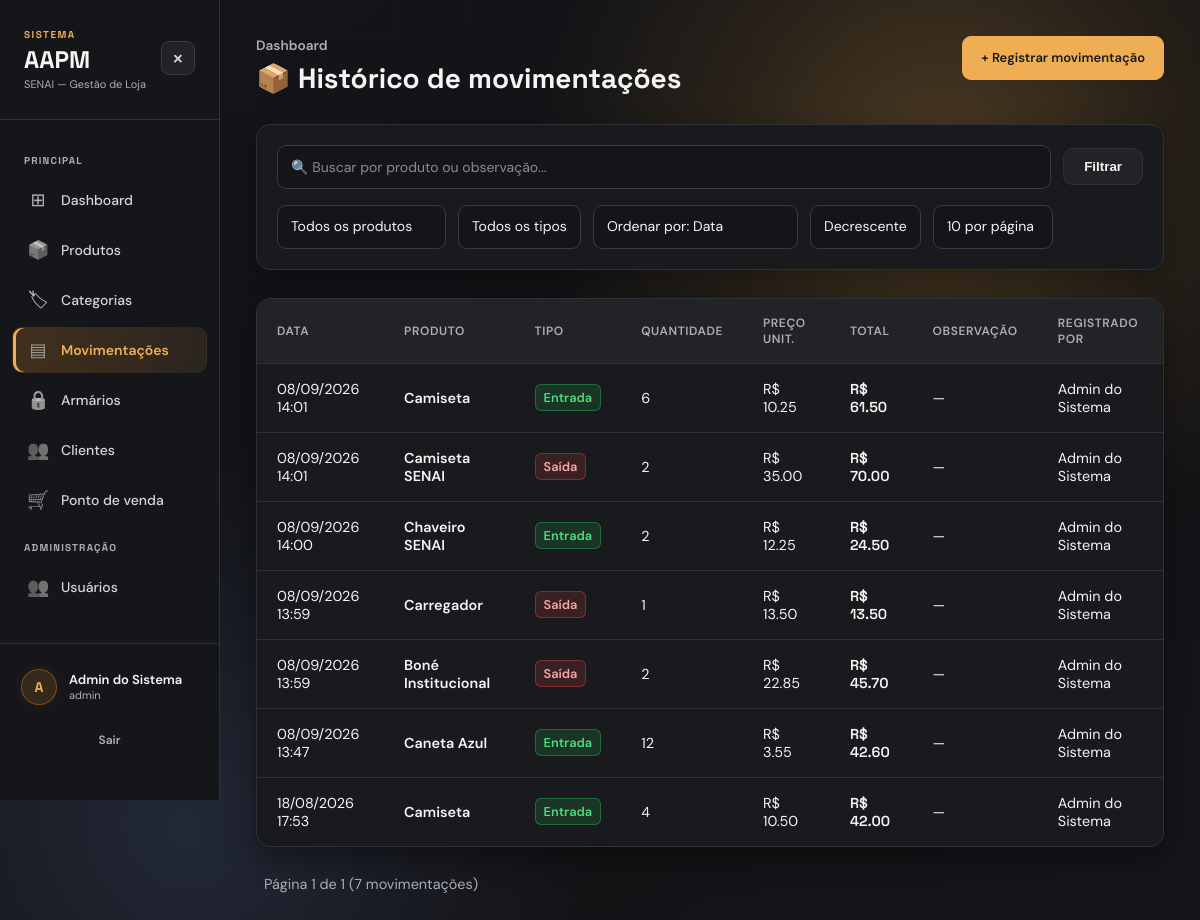
The app's page /movimentacoes/ (signed in) with its own data.
### app/models/usuario.py (models this page shows)
class Usuario(Base):
    __tablename__ = "usuarios"
    id = Column(Integer, primary_key=True, autoincrement=True)
    nome = Column(String(100), nullable=False)
    email = Column(String(100), nullable=False, index=True, unique=True)
    senha_hash = Column(String(255), nullable=False)
    role = Column(String(20), nullable=False, default="operador")
    ativo = Column(Boolean, default=True)
    criado_em = Column(DateTime, server_default=func.now())

### app/models/movimentacao.py (models this page shows, shortened)
class Movimentacao(Base):
    __tablename__ = "movimentacoes"
    id         = Column(Integer, primary_key=True, index=True)
    tipo       = Column(
        Enum(TipoMovimentacao),
        nullable=False
    )
    quantidade = Column(Integer, nullable=False)
    preco_unitario = Column(Float, nullable=False, default=0.0)
    observacao = Column(String(255), nullable=True)
    criado_em  = Column(DateTime, server_default=func.now())
    produto_id = Column(
        Integer,
        ForeignKey("produtos.id", ondelete="CASCADE"),
        nullable=False
    )
    usuario_id = Column(
        Integer,
        ForeignKey("usuarios.id", ondelete="SET NULL"),
        nullable=True
    )
    produto = relationship("Produto", backref="movimentacoes")
    usuario = relationship("Usuario", backref="movimentacoes")

### app/models/produto.py (models this page shows, shortened)
class Produto(Base):
    __tablename__ = "produtos"
    id            = Column(Integer, primary_key=True, index=True)
    nome          = Column(String(150), nullable=False, index=True)
    preco         = Column(Float, nullable=False, default=0.0)
    estoque_atual = Column(Integer, nullable=False, default=0)
    variacao      = Column(String(80), nullable=True, index=True)
    ativo         = Column(Boolean, default=True)
    imagem_path = Column(String(255), nullable=True)
    categoria_id = Column(
        Integer,
        ForeignKey("categorias.id", ondelete="SET NULL"),
        nullable=True
    )
    categoria = relationship(
        "Categoria",
        back_populates="produtos"
    )

### app/controllers/movimentacao_controller.py (the view)
@router.get("/", response_class=HTMLResponse)
def listar_movimentacoes(
    request: Request,
    produto_id: int = 0,     # filtra por produto específico
    tipo: str = "",          # "entrada" ou "saida"
    busca: str = "",
    ordenar_por: str = "data",
    direcao: str = "desc",
    pagina: int = 1,
    db: Session = Depends(get_db),
    admin = Depends(get_admin)
):
    query = db.query(Movimentacao)
    if produto_id:
        query = query.filter(Movimentacao.produto_id == produto_id)
    if tipo in ("entrada", "saida"):
        query = query.filter(Movimentacao.tipo == tipo)
    if busca:
        termo = f"%{busca}%"
        query = query.join(Produto).filter(or_(Produto.nome.ilike(termo), Movimentacao.observacao.ilike(termo)))
    ordenacoes = {"data": Movimentacao.criado_em, "produto": Produto.nome, "tipo": Movimentacao.tipo, "quantidade": Movimentacao.quantidade, "valor": Movimentacao.preco_unitario}
    ordenar_por = ordenar_por if ordenar_por in ordenacoes else "data"
    direcao = direcao if direcao in ("asc", "desc") else "desc"
    if ordenar_por == "produto" and not busca:
        query = query.join(Produto)
    coluna_ordenacao = ordenacoes[ordenar_por]
    query = query.order_by(coluna_ordenacao.desc() if direcao == "desc" else coluna_ordenacao.asc(), Movimentacao.id.desc())
    total_movimentacoes = query.count()
    pagina = max(pagina, 1)
    por_pagina = 10
    total_paginas = max(math.ceil(total_movimentacoes / por_pagina), 1)
    pagina = min(pagina, total_paginas)
    movimentacoes = query.offset((pagina - 1) * por_pagina).limit(por_pagina).all()
    produtos      = db.query(Produto).filter(Produto.ativo == True).all()
    return templates.TemplateResponse(
        request,
        "movimentacoes/index.html",
        {
            "request":        request,
            "usuario":        admin,
            "movimentacoes":  movimentacoes,
            "produtos":       produtos,
            "produto_id":     produto_id,
            "tipo":           tipo,
            "busca":          busca,
            "ordenar_por":    ordenar_por,
            "direcao":        direcao,
            "pagina":         pagina,
            "por_pagina":     por_pagina,
            "total_paginas":  total_paginas,
            "total_movimentacoes": total_movimentacoes,
        }
    )

### app/templates/movimentacoes/index.html (shortened to what this page needs)
<!DOCTYPE html>
<html lang="pt-br">
<head>
    <link rel="stylesheet" href="/static/css/movimentacoes/index.css">
    <link rel="stylesheet" href="/static/css/admin.css">
    <link rel="stylesheet" href="/static/css/typography.css">
    <link rel="stylesheet" href="/static/css/background.css">
    <link rel="stylesheet" href="/static/css/visual-effects.css?v=20261109-mouse">
</head>
<body class="admin-page">
    <div class="layout">
        {% include "_sidebar.html" %}
        <div class="admin-main">
    <div class="movimentacoes-container">
        <header class="mov-header">
            <div>
                <a href="/" class="btn-voltar">Dashboard</a>
                <h1>📦 Histórico de movimentações</h1>
            </div>
            <a href="/movimentacoes/nova" class="btn-novo">+ Registrar movimentação</a>
        </header>
        <section class="filtros-card">
            <form method="get" action="/movimentacoes" class="filtros-form">
                <div class="filtro-linha principal">
                    <input type="text" name="busca" placeholder="🔍 Buscar por produto ou observação..." value="{{ busca }}" class="form-control busca-input">
                    <button type="submit" class="btn-filtrar">Filtrar</button>
                </div>
                <div class="filtro-linha secundaria">
                    <select name="produto_id" class="form-control">
                        <option value="0">Todos os produtos</option>
                    </select>
                    <select name="tipo" class="form-control">
                        <option value="">Todos os tipos</option>
                    </select>
                    <select name="ordenar_por" class="form-control">
                        <option value="data" {{ 'selected' if ordenar_por == 'data' else '' }}>Ordenar por: Data</option>
                    </select>
                    <select name="direcao" class="form-control">
                        <option value="desc" {{ 'selected' if direcao == 'desc' else '' }}>Decrescente</option>
                    </select>
                    <select name="por_pagina" class="form-control">
                        <option value="10" {{ 'selected' if por_pagina == 10 else '' }}>10 por página</option>
                    </select>
                </div>
            </form>
        </section>
        <div class="tabela-wrapper">
            <table class="tabela-mov">
                <thead>
                    <tr>
                        <th>Data</th>
                        <th>Produto</th>
                        <th>Tipo</th>
                        <th>Quantidade</th>
                        <th>Preço unit.</th>
                        <th>Total</th>
                        <th>Observação</th>
                        <th>Registrado por</th>
                    </tr>
                </thead>
                <tbody>
                    {% for m in movimentacoes %}
                    <tr>
                        <td>{{ m.criado_em.strftime('%d/%m/%Y %H:%M') }}</td>
                        <td>
                            <a href="/produtos/{{ m.produto_id }}" class="produto-link">
                                {{ m.produto.nome }}
                            </a>
                        </td>
                        <td>
                            {% if m.tipo.value == 'entrada' %}
                            <span class="badge entrada">Entrada</span>
                            {% else %}
                            <span class="badge saida">Saída</span>
                            {% endif %}
                        </td>
                        <td>{{ m.quantidade }}</td>
                        <td>R$ {{ "%.2f"|format(m.preco_unitario) }}</td>
                        <td class="font-head">R$ {{ "%.2f"|format(m.valor_total) }}</td>
                        <td>{{ m.observacao or "—" }}</td>
                        <td>{{ m.usuario.nome if m.usuario else "—" }}</td>
                    </tr>
                    {% endfor %}
                </tbody>
            </table>
        </div>
        <div class="paginacao-footer">
            <p class="info-paginacao">Página {{ pagina }} de {{ total_paginas }} ({{ total_movimentacoes }} movimentações)</p>
            {% set total_registros = total_movimentacoes %}
        </div>
    </div>
        </div>
    </div>
</body>
</html>

### app/templates/_sidebar.html
{% set current_path = request.url.path %}
{% set nav_items = [('/dashboard', '⊞', 'Dashboard', false), ('/produtos', '📦', 'Produtos', false), ('/categorias', '🏷', 'Categorias', true), ('/movimentacoes', '▤', 'Movimentações', true), ('/armarios', '🔒', 'Armários', false), ('/clientes', '👥', 'Clientes', true), ('/pdv', '🛒', 'Ponto de venda', false)] %}
<aside class="sidebar" aria-label="Menu principal">
    <div class="sidebar-logo">
        <div class="logo-tag">Sistema</div>
        <div class="logo-name">AAPM</div>
        <div class="logo-sub">SENAI — Gestão de Loja</div>
    </div>
    <nav class="sidebar-nav" aria-label="Navegação principal">
        <div class="nav-section">Principal</div>
        {% for href, emoji, label, admin_only in nav_items %}
        {% if not admin_only or (usuario and usuario.role == 'admin') %}
        {% set active = current_path == href or (href == '/dashboard' and current_path == '/') or (href != '/' and current_path.startswith(href + '/')) %}
        <a href="{{ href }}" class="nav-link{{ ' active' if active else '' }}" title="{{ label }}" aria-label="{{ label }}"{% if active %} aria-current="page"{% endif %}><span class="icon" aria-hidden="true">{{ emoji }}</span><span class="nav-label">{{ label }}</span></a>
        {% endif %}
        {% endfor %}
        {% if usuario and usuario.role == 'admin' %}
        <div class="nav-section">Administração</div>
        {% set active = current_path == '/usuarios' or current_path.startswith('/usuarios/') %}
        <a href="/usuarios" class="nav-link{{ ' active' if active else '' }}" title="Usuários" aria-label="Usuários"{% if active %} aria-current="page"{% endif %}><span class="icon" aria-hidden="true">👥</span><span class="nav-label">Usuários</span></a>
        {% endif %}
    </nav>
    <div class="sidebar-footer">
        {% if usuario %}
        <div class="user-card" aria-label="Conta logada">
            <div class="user-avatar" aria-hidden="true">{{ (usuario.nome or 'U')[0].upper() }}</div>
            <div class="user-info">
                <div class="user-name" title="{{ usuario.nome }}">{{ usuario.nome }}</div>
                <div class="user-role">{{ usuario.role }}</div>
            </div>
        </div>
        {% endif %}
        <a href="/auth/logout" class="logout-btn">Sair</a>
    </div>
</aside>

### app/static/css/movimentacoes/index.css (style rules this page uses)
:root { --bg-color: #0c0a09; --card-bg: rgba(24, 20, 18, 0.85); --surface-2: rgba(33, 27, 26, 0.95); --border-color: rgba(68, 54, 51, 0.5); --primary-color: #d97706; --primary-hover: #b45309; --text-main: #f5f5f4; --text-muted: #a8a29e; --red: #ef4444; --green: #22c55e; --font-head: 'Space Grotesk', system-ui, sans-serif; --font-body: 'DM Sans', system-ui, sans-serif; --radius: 16px; --radius-sm: 10px; }
* { box-sizing: border-box; margin: 0; padding: 0; }
body { background-color: var(--bg-color); color: var(--text-main); font-family: var(--font-body); font-size: 14px; min-height: 100vh; padding: 2.5rem; }
.movimentacoes-container { max-width: 1300px; margin: 0 auto; display: flex; flex-direction: column; gap: 1.75rem; }
.mov-header { display: flex; justify-content: space-between; align-items: flex-start; }
.btn-voltar { color: var(--text-muted); text-decoration: none; font-size: 0.85rem; font-weight: 600; display: inline-block; margin-bottom: 0.35rem; transition: color 0.2s; }
.mov-header h1 { font-family: var(--font-head); font-size: 1.75rem; font-weight: 700; }
.btn-novo { background-color: var(--primary-color); color: white; text-decoration: none; padding: 0.75rem 1.25rem; border-radius: var(--radius-sm); font-family: var(--font-head); font-weight: 700; font-size: 0.9rem; box-shadow: 0 4px 15px rgba(217, 119, 6, 0.3); transition: background 0.2s; white-space: nowrap; }
.filtros-card { background: var(--card-bg); border: 1px solid var(--border-color); border-radius: var(--radius); padding: 1.25rem; backdrop-filter: blur(10px); box-shadow: 0 8px 25px rgba(0, 0, 0, 0.3); }
.filtros-form { display: flex; flex-direction: column; gap: 1rem; }
.filtro-linha { display: flex; gap: 0.75rem; align-items: center; flex-wrap: wrap; }
.form-control { background: var(--surface-2); border: 1px solid var(--border-color); color: var(--text-main); padding: 0.65rem 0.85rem; border-radius: var(--radius-sm); font-family: var(--font-body); font-size: 0.9rem; outline: none; transition: border-color 0.2s; }
.busca-input { flex: 1; min-width: 250px; }
.btn-filtrar { background: var(--surface-2); border: 1px solid var(--border-color); color: var(--text-main); padding: 0.65rem 1.25rem; border-radius: var(--radius-sm); font-weight: 600; cursor: pointer; transition: background 0.2s, border-color 0.2s; }
.tabela-wrapper { background: var(--card-bg); border: 1px solid var(--border-color); border-radius: var(--radius); overflow: hidden; backdrop-filter: blur(10px); box-shadow: 0 10px 30px rgba(0, 0, 0, 0.4); }
.tabela-mov { width: 100%; border-collapse: collapse; text-align: left; }
.tabela-mov th { background: var(--surface-2); color: var(--text-muted); font-size: 0.75rem; font-weight: 600; text-transform: uppercase; letter-spacing: 0.05em; padding: 1rem 1.25rem; border-bottom: 1px solid var(--border-color); }
.tabela-mov td { padding: 1rem 1.25rem; border-bottom: 1px solid var(--border-color); font-size: 0.9rem; }
.tabela-mov tbody tr:last-child td { border-bottom: none; }
.produto-link { color: var(--text-main); text-decoration: none; font-weight: 600; transition: color 0.2s; }
.badge { display: inline-flex; align-items: center; padding: 4px 8px; border-radius: 6px; font-size: 0.8rem; font-weight: 600; }
.badge.entrada { background: rgba(34, 197, 94, 0.15); border: 1px solid rgba(34, 197, 94, 0.4); color: #4ade80; }
.badge.saida { background: rgba(239, 68, 68, 0.15); border: 1px solid rgba(239, 68, 68, 0.4); color: #fca5a5; }
.font-head { font-family: var(--font-head); font-weight: 600; }
.paginacao-footer { display: flex; justify-content: space-between; align-items: center; padding: 0 0.5rem; }
.info-paginacao { color: var(--text-muted); font-size: 0.9rem; }

### app/static/css/typography.css (style rules this page uses)
a:any-link, a:any-link:hover, a:any-link:focus, a:any-link:active, u, ins { text-decoration: none !important; }

### records on screen
Usuario: nome "Admin do Sistema", role "admin"
Movimentacao: criado_em "08/09/2026 14:01", produto.nome "Camiseta", tipo "Entrada", quantidade "6", preco_unitario "10.25", valor_total "61.50", observacao "—", usuario "Admin do Sistema"
Movimentacao: criado_em "08/09/2026 14:01", produto.nome "Camiseta SENAI", tipo "Saída", quantidade "2", preco_unitario "35.00", valor_total "70.00", observacao "—", usuario "Admin do Sistema"
Movimentacao: criado_em "08/09/2026 14:00", produto.nome "Chaveiro SENAI", tipo "Entrada", quantidade "2", preco_unitario "12.25", valor_total "24.50", observacao "—", usuario "Admin do Sistema"
Movimentacao: criado_em "08/09/2026 13:59", produto.nome "Carregador", tipo "Saída", quantidade "1", preco_unitario "13.50", valor_total "13.50", observacao "—", usuario "Admin do Sistema"
Movimentacao: criado_em "08/09/2026 13:59", produto.nome "Boné Institucional", tipo "Saída", quantidade "2", preco_unitario "22.85", valor_total "45.70", observacao "—", usuario "Admin do Sistema"
Movimentacao: criado_em "08/09/2026 13:47", produto.nome "Caneta Azul", tipo "Entrada", quantidade "12", preco_unitario "3.55", valor_total "42.60", observacao "—", usuario "Admin do Sistema"
Movimentacao: criado_em "18/08/2026 17:53", produto.nome "Camiseta", tipo "Entrada", quantidade "4", preco_unitario "10.50", valor_total "42.00", observacao "—", usuario "Admin do Sistema"

### other values on screen
{{ emoji }} "⊞" "📦" "🏷" "▤" "🔒" "👥" "🛒"
{{ label }} "Dashboard" "Produtos" "Categorias" "Movimentações" "Armários" "Clientes" "Ponto de venda"
{{ (usuario.nome or 'U')[0].upper() }} "A"
{{ pagina }} "1"
{{ total_paginas }} "1"
{{ total_movimentacoes }} "7"
